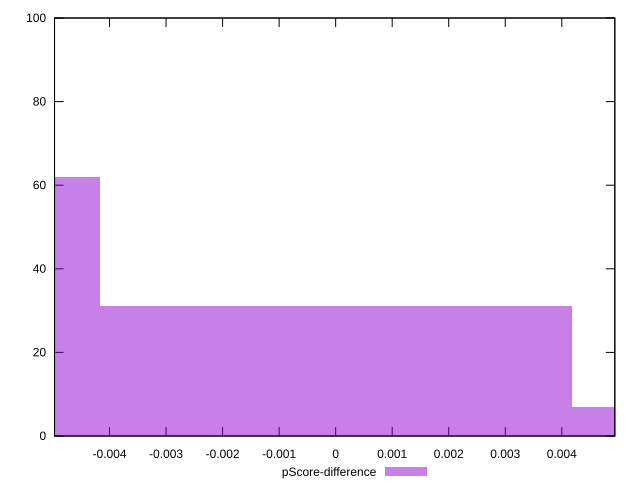

Here is the gnuplot script that generated this plot:
reset

$pScoreDifference <<EOF
0 31
0.008350555385243876 7
-0.008350555385243876 62
EOF

set key outside below
set boxwidth 0.008350555385243876
set xrange [-0.004972805077020359:0.004938044874694736]
set yrange [0:100]
set trange [0:100]
set style fill transparent solid 0.5 noborder
set terminal svg size 640, 490 enhanced background rgb 'white'
set output "report_00019_2021-02-10T18-14-37.922Z//first-cpu-idle/samples/pages+cached+noadtech/pScore-difference/histogram.svg"

plot $pScoreDifference title "pScore-difference" with boxes

reset
